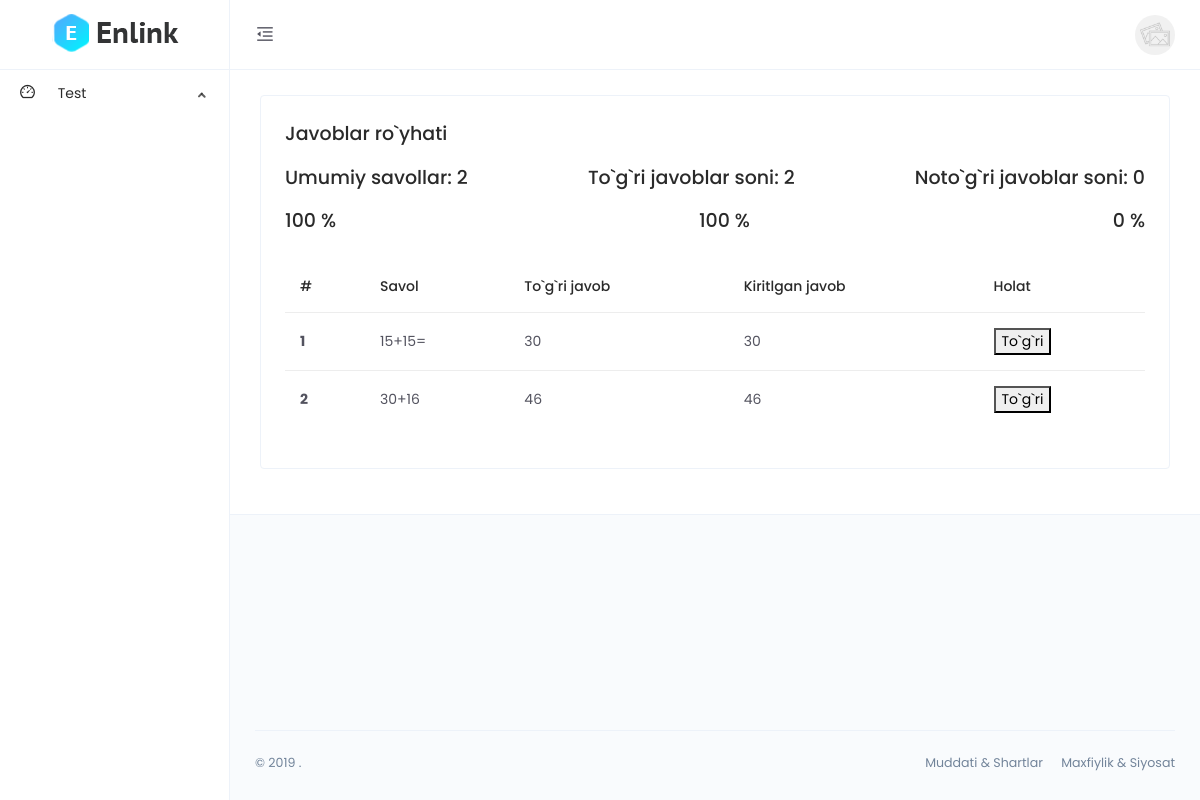
/dashboard/answer-detail/LaoQrCGeKVBxz8t/ (signed in), run on the app's committed database.
### main/models.py (models this page shows, shortened)
class CodeGenerate(models.Model):
    code = models.CharField(max_length=255, blank=True,unique=True)
    class Meta:
        abstract = True

class AnswerDetail(CodeGenerate):
    answer = models.ForeignKey(Answer, on_delete=models.CASCADE)
    question = models.ForeignKey(Question ,on_delete=models.CASCADE)
    user_answer = models.ForeignKey(Option, on_delete=models.CASCADE)
    @property
    def is_correct(self):
        return self.user_answer == self.question.correct_answer

class Question(CodeGenerate):
    name = models.CharField(max_length=255)
    quiz = models.ForeignKey(Quiz, on_delete=models.CASCADE)
    def __str__(self):
        return self.name
    @property
    def correct_answer(self):
        return Option.objects.get(question=self, is_correct=True)

class Option(CodeGenerate):
    name = models.CharField(max_length=255)
    question = models.ForeignKey(Question, on_delete=models.CASCADE)
    is_correct = models.BooleanField(default=False)

### dashboard/views.py (the view)
# urls.py: path('answer-detail/<str:code>/', views.answer_detail, name='answer_detail'),
def answer_detail(request, code):
    answer = models.Answer.objects.get(code=code)
    details = models.AnswerDetail.objects.filter(answer=answer)
    correct = 0
    in_correct = 0
    for detatil in details:
        if detatil.is_correct:
            correct +=1
        else:
            in_correct +=1
    correct_percentage = int(correct * 100 / details.count())
    in_correct_percentage = 100 - correct_percentage
    context = {
        'answer':answer,
        'details':details,
        'correct':correct,
        'in_correct':in_correct,
        'total':details.count(),
        'correct_percentage':int(correct_percentage),
        'in_correct_percentage':in_correct_percentage
    }
    return render(request, 'answer_detail.html', context)

### templates/answer_detail.html
{% extends 'base.html' %}
{% load static %}
{% block content %}
         <div class="main-content">
            <div class="page-header no-gutters">
                <div class="card">
                    <div class="card-body">
                        <div class="d-flex align-items-center justify-content-between m-b-15">
                            <h4 class="m-b-0">Javoblar ro`yhati</h4>
                        </div>
                        <div class="d-flex align-items-center justify-content-between m-b-15">
                            <h4 class="m-b-0">Umumiy savollar: {{total}}</h4>
                            <h4 class="m-b-0">To`g`ri javoblar soni: {{correct}}</h4>
                            <h4 class="m-b-0">Noto`g`ri javoblar soni: {{in_correct}}</h4>
                        </div>
                        <div class="d-flex align-items-center justify-content-between m-b-15">
                            <h4 class="m-b-0">100 %</h4>
                            <h4 class="m-b-0">{{correct_percentage}} %</h4>
                            <h4 class="m-b-0">{{in_correct_percentage}} %</h4>
                        </div>
                        <div class="m-t-25">
                            <div class="table-responsive">
                                <table class="table">
                                    <thead>
                                        <tr>
                                            <th scope="col">#</th>
                                            <th scope="col">Savol</th>
                                            <th scope="col">To`g`ri javob</th>
                                            <th scope="col">Kiritlgan javob</th>
                                            <th scope="col">Holat</th>
                                        </tr>
                                    </thead>
                                    <tbody>
                                        {% for d in details %}
                                        <tr>
                                            <th scope="row">{{forloop.counter}}</th>
                                            <td>{{d.question}}</td>
                                            <td>{{d.question.correct_answer.name}}</td>
                                            <td>{{d.user_answer.name}}</td>
                                            {% if d.is_correct %}
                                            <td><button>To`g`ri </button></td>
                                            {% else %}
                                            <td><button>Noto`g`ri </button></td>
                                            {% endif %}
                                        </tr>
                                        {% endfor %}
                                    </tbody>
                                </table>
                            </div>
                        </div>
                    </div>
                </div>
            </div>
        </div>
{% endblock %}

### data on the page
AnswerDetail: question "15+15=", question.correct_answer.name "30", user_answer.name "30", shows "To`g`ri"
AnswerDetail: question "30+16", question.correct_answer.name "46", user_answer.name "46", shows "To`g`ri"

### other printed values
{{ total }} "2"
{{ correct }} "2"
{{ in_correct }} "0"
{{ correct_percentage }} "100"
{{ in_correct_percentage }} "0"
